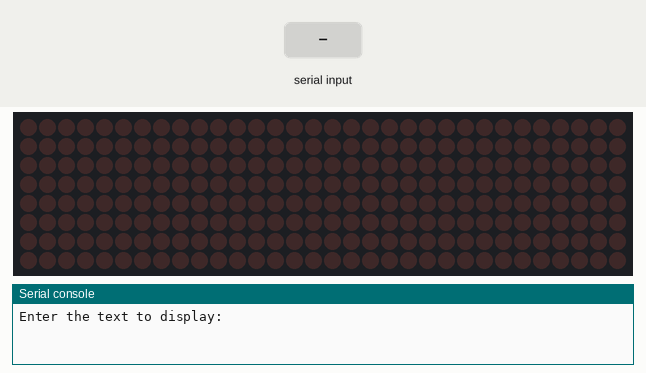
Bench run of a program on a simulated MicroPython board. Parts: 32×8 LED matrix, the last lines printed to the serial console. The inputs (shaded band) are chosen by the test bench. Library files of the repository ran but are not shown: max7219.py. At 4.9 s the program stops and its outputs stay as they are.

Above: at 1.2 s.
1.3 s: "1" typed at the serial console, then Enter
At 1.35 s:
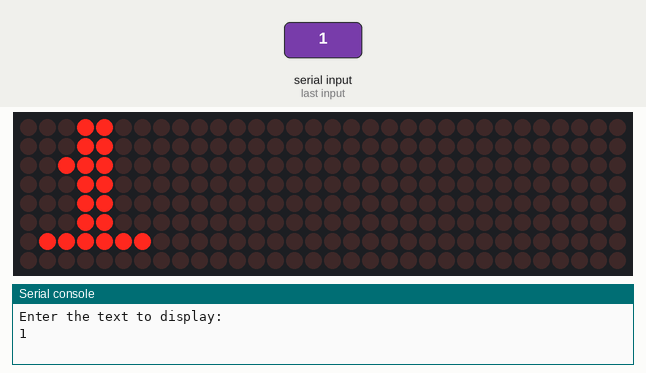
At 1.75 s:
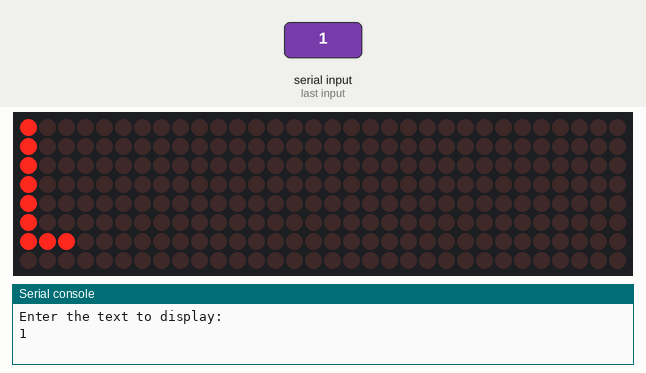
Timing chart, 0 to 4.3 s (numbered marks = the images above; inputs shaded):
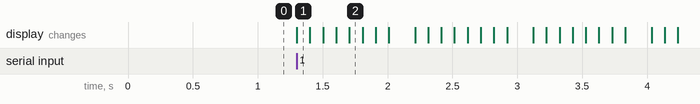

Measured:
- after the input at 1.3 s, the display: changes at once (image 1)

The program:

test.py
```python
import max7219
from machine import Pin, SPI
import time

# Define SPI pins
spi = SPI(1, baudrate=10000000, polarity=1, phase=0, sck=Pin(18), mosi=Pin(23))

# Define the number of cascaded MAX7219 devices
num_devices = 4

# Initialize the MAX7219 driver
matrix = max7219.Matrix8x8(spi, Pin(5), num_devices)

# Display scrolling text
def scroll_text(text, size=1, delay=0.1):
    for i in range(len(text) * 8 + 1):
        matrix.fill(0)
        matrix.text(text, -i, 0, size)
        matrix.show()
        time.sleep(delay)

def show_text(text, size=1, delay=10):
    matrix.fill(0)
    matrix.text(text, 0, 1, size)
    matrix.show()
    time.sleep(delay)

# Main function
def main():
    try:
        num = 4
        text = input("Enter the text to display: ")
        while num > 0:
            # Display scrolling text
            scroll_text(text)
            num -= 1
        #show_text("4096")
    except Exception as e:
        print("Error:", e)
    finally:
        # Clear the display before exiting
        matrix.fill(0)
        matrix.show()

# Run the main function
if __name__ == "__main__":
    main()
```
